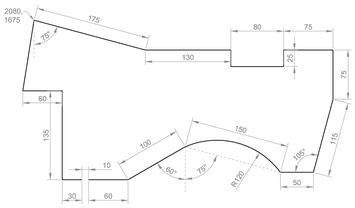
#> input picture sample/input.png, 355 x 208 px, shrunk from 750 x 440 before the run
$ python process_sample.py
#> lines starting #> are read from the running program, lines starting #| are printed output that depends on the picture; after the words box and inside, x2 and y2 are one past the last pixel; in counts of white or black regions, pixels touching at a corner belong together
"""
Sample Processing Script for AutoArchitect AI
==============================================
Processes the sample input.png and generates:
- floorplan.jpg (2D floor plan image)
- floor_plan.dxf (CAD file for AutoCAD/etc)

Run: python process_sample.py
"""

import os
import sys
import json
import math
import cv2
import numpy as np

# Add parent directory to path for imports
sys.path.insert(0, os.path.join(os.path.dirname(__file__), '..', 'backend'))

SAMPLE_DIR = os.path.dirname(os.path.abspath(__file__))
INPUT_IMAGE = os.path.join(SAMPLE_DIR, "input.png")


def process_image(file_path: str) -> dict:
    """
    Process image to extract plot boundary using OpenCV.
    """
    print(f"[1/5] Processing input image: {file_path}")

    img = cv2.imread(file_path)
    if img is None:
        print("    Warning: Could not read image, using default boundary")
        return create_default_boundary()

    original_height, original_width = img.shape[:2]
    print(f"    Image size: {original_width}x{original_height}")

    # Convert to grayscale
    gray = cv2.cvtColor(img, cv2.COLOR_BGR2GRAY)

    # Apply Gaussian blur
    blurred = cv2.GaussianBlur(gray, (5, 5), 0)

    # Adaptive thresholding
    thresh = cv2.adaptiveThreshold(
        blurred, 255, cv2.ADAPTIVE_THRESH_GAUSSIAN_C,
        cv2.THRESH_BINARY_INV, 11, 2
    )

    # Morphological operations
    kernel = np.ones((3, 3), np.uint8)
    thresh = cv2.morphologyEx(thresh, cv2.MORPH_CLOSE, kernel, iterations=2)
    thresh = cv2.morphologyEx(thresh, cv2.MORPH_OPEN, kernel, iterations=1)

    # Canny edge detection
    edges = cv2.Canny(blurred, 50, 150)

    # Combine
    combined = cv2.bitwise_or(thresh, edges)
    combined = cv2.dilate(combined, kernel, iterations=2)

    # Find contours
    contours, _ = cv2.findContours(combined, cv2.RETR_EXTERNAL, cv2.CHAIN_APPROX_SIMPLE)

    if not contours:
        print("    Warning: No contours found, using default boundary")
        return create_default_boundary()

    # Largest contour
    main_contour = max(contours, key=cv2.contourArea)

    # Simplify
    epsilon = 0.01 * cv2.arcLength(main_contour, True)
    approx = cv2.approxPolyDP(main_contour, epsilon, True)

    points = [(int(p[0][0]), int(p[0][1])) for p in approx]

    if len(points) < 3:
        print("    Warning: Too few points, using default boundary")
        return create_default_boundary()

    print(f"    Detected {len(points)} vertices")

    # Calculate area
    area_pixels = cv2.contourArea(approx)

    # Scale to ~150 sqm
    target_area_sqm = 150
    scale = math.sqrt(target_area_sqm / area_pixels) if area_pixels > 0 else 0.01

    # Normalize and scale points
    min_x = min(p[0] for p in points)
    min_y = min(p[1] for p in points)

    scaled_points = []
    for px, py in points:
        x = (px - min_x) * scale
        y = (py - min_y) * scale
        scaled_points.append((round(x, 2), round(y, 2)))

    # Calculate dimensions
    max_x = max(p[0] for p in scaled_points)
    max_y = max(p[1] for p in scaled_points)

    # Calculate area using shoelace formula
    n = len(scaled_points)
    area = 0
    for i in range(n):
        j = (i + 1) % n
        area += scaled_points[i][0] * scaled_points[j][1]
        area -= scaled_points[j][0] * scaled_points[i][1]
    area = abs(area) / 2

    boundary_data = {
        "points": scaled_points,
        "area_sqm": round(area, 1),
        "dimensions": [round(max_x, 1), round(max_y, 1)],
    }

    print(f"    Area: {boundary_data['area_sqm']} sqm")
    print(f"    Dimensions: {boundary_data['dimensions'][0]}m x {boundary_data['dimensions'][1]}m")

    return boundary_data


# [7 lines left out: function create_default_boundary, not called in this run]


def point_in_polygon(x: float, y: float, polygon: list) -> bool:
    """Ray casting point-in-polygon test."""
    n = len(polygon)
    inside = False

    p1x, p1y = polygon[0]
    for i in range(1, n + 1):
        p2x, p2y = polygon[i % n]
        if y > min(p1y, p2y):
            if y <= max(p1y, p2y):
                if x <= max(p1x, p2x):
                    if p1y != p2y:
                        xinters = (y - p1y) * (p2x - p1x) / (p2y - p1y) + p1x
                    if p1x == p2x or x <= xinters:
                        inside = not inside
        p1x, p1y = p2x, p2y

    return inside


def find_max_rect_at_point(x: float, y: float, polygon: list,
                           max_w: float, max_h: float, step: float = 0.2):
    """Find maximum rectangle at point inside polygon."""
    if not point_in_polygon(x, y, polygon):
        return 0, 0

    best_w, best_h = 0, 0

    for w in [i * step for i in range(1, int(max_w / step) + 1)]:
        for h in [i * step for i in range(1, int(max_h / step) + 1)]:
            corners = [(x + w, y), (x + w, y + h), (x, y + h)]
            if all(point_in_polygon(cx, cy, polygon) for cx, cy in corners):
                if w * h > best_w * best_h:
                    best_w, best_h = w, h

    return best_w, best_h


def create_design(boundary: dict, requirements: dict) -> dict:
    """Create floor plan design from boundary."""
    print("\n[2/5] Generating floor plan design...")

    points = boundary.get("points", [(0, 0), (15, 0), (15, 10), (0, 10)])
    polygon = [(p[0], p[1]) for p in points]

    min_x = min(p[0] for p in polygon)
    min_y = min(p[1] for p in polygon)
    max_x = max(p[0] for p in polygon)
    max_y = max(p[1] for p in polygon)

    width = max_x - min_x
    height = max_y - min_y

    bedrooms = requirements.get("bedrooms", 3)
    bathrooms = requirements.get("bathrooms", 2)
    style = requirements.get("style", "modern")

    rooms = []
    occupied = []

    # Room specifications
    room_specs = [
        ("Living Room", "living", 20, width * 0.35, height * 0.4),
        ("Kitchen", "kitchen", 10, width * 0.25, height * 0.3),
        ("Dining", "dining", 12, width * 0.2, height * 0.25),
        ("Master\nBedroom", "bedroom", 15, width * 0.25, height * 0.35),
    ]

    for i in range(1, bedrooms):
        room_specs.append((f"Bedroom {i+1}", "bedroom", 10, width * 0.2, height * 0.25))

    for i in range(bathrooms):
        name = "Master\nBath" if i == 0 else f"Bath {i+1}"
        room_specs.append((name, "bathroom", 4, width * 0.12, height * 0.15))

    # Grid scan for placement
    grid_step = 0.5
    placement_points = []

    for gx in range(int((max_x - min_x) / grid_step)):
        for gy in range(int((max_y - min_y) / grid_step)):
            px = min_x + gx * grid_step + grid_step
            py = min_y + gy * grid_step + grid_step
            if point_in_polygon(px, py, polygon):
                placement_points.append((px, py))

    cx, cy = (min_x + max_x) / 2, (min_y + max_y) / 2
    placement_points.sort(key=lambda p: (p[0] - cx)**2 + (p[1] - cy)**2)

    # Place rooms
    for name, room_type, min_area, pref_w, pref_h in room_specs:
        placed = False

        for px, py in placement_points:
            if placed:
                break

            overlaps = False
            for ox, oy, ow, oh in occupied:
                if not (px + pref_w < ox or px > ox + ow or py + pref_h < oy or py > oy + oh):
                    overlaps = True
                    break

            if overlaps:
                continue

            rw, rh = find_max_rect_at_point(px, py, polygon, pref_w * 1.5, pref_h * 1.5)

            if rw * rh < min_area:
                continue

            final_w = min(pref_w, rw * 0.95)
            final_h = min(pref_h, rh * 0.95)

            if final_w * final_h >= min_area * 0.7:
                room = {
                    "name": name,
                    "type": room_type,
                    "x": round(px, 2),
                    "y": round(py, 2),
                    "width": round(final_w, 2),
                    "height": round(final_h, 2),
                    "furniture": []
                }
                rooms.append(room)
                occupied.append((px, py, final_w, final_h))
                placed = True
                print(f"    Placed: {name.replace(chr(10), ' ')} ({final_w:.1f}m x {final_h:.1f}m)")

        if not placed:
            print(f"    Warning: Could not place {name.replace(chr(10), ' ')}")

    design = {
        "boundary": points,
        "rooms": rooms,
        "total_area": boundary.get("area_sqm", 150),
        "style": style,
        "dimensions": [width, height]
    }

    print(f"    Total rooms placed: {len(rooms)}")

    return design


def render_floorplan_jpg(design: dict, output_path: str):
    """Render floor plan to JPG image."""
    print(f"\n[3/5] Rendering floor plan to JPG...")

    import matplotlib
    matplotlib.use('Agg')
    import matplotlib.pyplot as plt
    import matplotlib.patches as patches
    from matplotlib.patches import Polygon, Rectangle, Circle, Ellipse, Arc

    fig, ax = plt.subplots(1, 1, figsize=(14, 10), facecolor='white', dpi=150)
    ax.set_facecolor('white')

    boundary = design.get("boundary", [])
    rooms = design.get("rooms", [])

    min_x = min(p[0] for p in boundary)
    min_y = min(p[1] for p in boundary)
    max_x = max(p[0] for p in boundary)
    max_y = max(p[1] for p in boundary)

    # Fill boundary
    poly = Polygon(boundary, closed=True,
                   facecolor='#FAFAFA', edgecolor='black', linewidth=5, zorder=1)
    ax.add_patch(poly)

    # Room colors
    room_colors = {
        "bedroom": "#FFFFFF",
        "bathroom": "#E8F4F8",
        "living": "#FFFFFF",
        "dining": "#FFFAF0",
        "kitchen": "#FFF8F0",
    }

    for room in rooms:
        x, y = room["x"], room["y"]
        w, h = room["width"], room["height"]
        rtype = room.get("type", "room")
        name = room.get("name", "")

        # Room rectangle
        rect = Rectangle((x, y), w, h, linewidth=2,
                         edgecolor='black', facecolor=room_colors.get(rtype, "#FFFFFF"),
                         zorder=5)
        ax.add_patch(rect)

        # Door arc
        door_x = x + w * 0.35
        door_y = y
        door_width = min(0.9, w * 0.2)
        ax.add_patch(Rectangle((door_x, door_y - 0.02), door_width, 0.04,
                               fc='white', ec='white', lw=0, zorder=12))
        arc = Arc((door_x, door_y), door_width * 1.5, door_width * 1.5,
                  angle=0, theta1=0, theta2=90, lw=0.5, ec='#666', zorder=10)
        ax.add_patch(arc)
        ax.plot([door_x, door_x + door_width * 0.75], [door_y, door_y + door_width * 0.45],
                color='#666', lw=0.5, zorder=10)

        # Room label
        for i, line in enumerate(name.split('\n')):
            offset = (len(name.split('\n')) - 1) / 2 - i
            ax.text(x + w/2, y + h/2 + offset * h * 0.1, line.upper(),
                    ha='center', va='center', fontsize=8, fontweight='bold',
                    color='#333', zorder=15)

    # Boundary on top
    bx = [p[0] for p in boundary] + [boundary[0][0]]
    by = [p[1] for p in boundary] + [boundary[0][1]]
    ax.plot(bx, by, color='black', linewidth=5, solid_capstyle='round', zorder=20)

    # Dimensions
    dims = design.get("dimensions", [max_x - min_x, max_y - min_y])
    ax.annotate('', xy=(max_x, min_y - 1.5), xytext=(min_x, min_y - 1.5),
                arrowprops=dict(arrowstyle='<->', color='#555', lw=1))
    ax.text((min_x + max_x)/2, min_y - 2.2, f'{dims[0]:.1f}m', ha='center', fontsize=9, color='#555')

    ax.annotate('', xy=(max_x + 1.5, max_y), xytext=(max_x + 1.5, min_y),
                arrowprops=dict(arrowstyle='<->', color='#555', lw=1))
    ax.text(max_x + 2.2, (min_y + max_y)/2, f'{dims[1]:.1f}m', ha='left', va='center',
            fontsize=9, color='#555', rotation=90)

    # Limits
    padding = 3
    ax.set_xlim(min_x - padding, max_x + padding)
    ax.set_ylim(min_y - padding, max_y + padding)
    ax.set_aspect('equal')
    ax.axis('off')

    # Title
    fig.text(0.5, 0.02, f'{design.get("style", "Modern").title()} Style | Total Area: {design.get("total_area", 0):.0f} sqm',
             ha='center', fontsize=11, color='#555')

    # North arrow
    ax.annotate('', xy=(0.93, 0.95), xycoords='axes fraction',
                xytext=(0.93, 0.88), textcoords='axes fraction',
                arrowprops=dict(arrowstyle='->', color='black', lw=2))
    ax.text(0.93, 0.85, 'N', transform=ax.transAxes, ha='center', fontsize=12, fontweight='bold')

    plt.tight_layout()
    plt.savefig(output_path, dpi=150, bbox_inches='tight', facecolor='white',
                pad_inches=0.2, format='jpeg')
    plt.close()

    print(f"    Saved: {output_path}")


def generate_dxf(design: dict, output_path: str):
    """Generate DXF CAD file from design."""
    print(f"\n[4/5] Generating DXF CAD file...")

    import ezdxf
    from ezdxf import units

    # Create DXF document
    doc = ezdxf.new('R2013')
    doc.header['$INSUNITS'] = units.M
    doc.header['$MEASUREMENT'] = 1

    # Layers
    layers = {
        "A-WALL": {"color": 7},
        "A-DOOR": {"color": 4},
        "A-GLAZ": {"color": 5},
        "A-DIM": {"color": 3},
        "A-ANNO": {"color": 2},
        "A-FURN": {"color": 6},
        "A-BOUNDARY": {"color": 1},
    }

    for layer_name, config in layers.items():
        doc.layers.add(layer_name, color=config["color"])

    msp = doc.modelspace()

    boundary = design.get("boundary", [])
    rooms = design.get("rooms", [])

    # Draw boundary
    if boundary:
        points = [(p[0], p[1]) for p in boundary]
        msp.add_lwpolyline(points, dxfattribs={'layer': 'A-BOUNDARY', 'closed': True})

    # Draw rooms
    for room in rooms:
        x = room.get('x', 0)
        y = room.get('y', 0)
        w = room.get('width', 3)
        h = room.get('height', 3)
        name = room.get('name', 'Room')
        area = w * h

        # Room walls
        room_points = [(x, y), (x + w, y), (x + w, y + h), (x, y + h)]
        msp.add_lwpolyline(room_points, dxfattribs={'layer': 'A-WALL', 'closed': True})

        # Room label
        center_x = x + w / 2
        center_y = y + h / 2
        label_text = name.replace('\n', ' ') + f"\\P{area:.1f} sqm"
        msp.add_mtext(
            label_text,
            dxfattribs={
                'layer': 'A-ANNO',
                'insert': (center_x, center_y),
                'char_height': 0.2,
                'attachment_point': 5
            }
        )

        # Door
        door_x = x + w * 0.35
        door_y = y
        door_width = min(0.9, w * 0.2)
        msp.add_line((door_x, door_y), (door_x + door_width, door_y),
                     dxfattribs={'layer': 'A-DOOR'})
        msp.add_arc(
            center=(door_x, door_y),
            radius=door_width,
            start_angle=0,
            end_angle=90,
            dxfattribs={'layer': 'A-DOOR'}
        )

    # Dimensions
    if boundary:
        xs = [p[0] for p in boundary]
        ys = [p[1] for p in boundary]
        min_x, max_x = min(xs), max(xs)
        min_y, max_y = min(ys), max(ys)

        msp.add_linear_dim(
            base=(min_x, min_y - 1),
            p1=(min_x, min_y),
            p2=(max_x, min_y),
            override={'layer': 'A-DIM'}
        )

        msp.add_linear_dim(
            base=(max_x + 1, min_y),
            p1=(max_x, min_y),
            p2=(max_x, max_y),
            angle=90,
            override={'layer': 'A-DIM'}
        )

    # Title block
    total_area = design.get('total_area', 0)
    style = design.get('style', 'Modern')
    title_text = f"AutoArchitect AI - Floor Plan\\PArea: {total_area:.1f} sqm\\PStyle: {style}"

    if boundary:
        title_x = max(xs) + 2
        title_y = min(ys) - 3
    else:
        title_x = 15
        title_y = -3

    msp.add_mtext(
        title_text,
        dxfattribs={
            'layer': 'A-ANNO',
            'insert': (title_x, title_y),
            'char_height': 0.15
        }
    )

    doc.saveas(output_path)
    print(f"    Saved: {output_path}")


def main():
    """Main processing function."""
    print("=" * 60)
    print("AutoArchitect AI - Sample Processing")
    print("=" * 60)

    # Check input file
    if not os.path.exists(INPUT_IMAGE):
        print(f"\nError: Input file not found: {INPUT_IMAGE}")
        print("Please ensure input.png exists in the sample folder.")
        return

    # Process input image
    boundary = process_image(INPUT_IMAGE)
#> in process_image, img is the input picture: shape (208, 355, 3); min 51, max 255, mean 250.2
#|     Image size: 355x208
#> in process_image, `blurred = cv2.GaussianBlur(gray, (5, 5), 0)`:
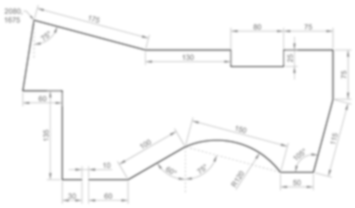
#> blurred: shape (208, 355); min 167, max 255, mean 250.2
#> in process_image, `thresh = cv2.adaptiveThreshold( blurred, 255, cv2.ADAPTIVE_THRESH_GAUS..`:
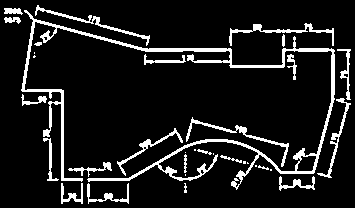
#> thresh: shape (208, 355); 10.5% white; 34 white regions (10 under 20 px), largest, box (x1, y1, x2, y2) and area: (21, 10, 335, 190) 3953, (186, 117, 289, 167) 436, (229, 23, 334, 46) 416
#> in process_image, `thresh = cv2.morphologyEx(thresh, cv2.MORPH_CLOSE, kernel, iterations=2)`: thresh: shape (208, 355); 12.6% white; 1 white region, box (x1, y1, x2, y2) and area: (4, 5, 351, 204) 9274
#> in process_image, `thresh = cv2.morphologyEx(thresh, cv2.MORPH_OPEN, kernel, iterations=1)`:
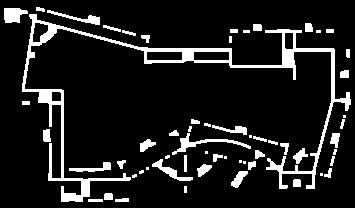
#> thresh: shape (208, 355); 11.4% white; 59 white regions (14 under 20 px), largest, box (x1, y1, x2, y2) and area: (22, 14, 351, 202) 4752, (172, 133, 251, 155) 357, (4, 8, 28, 23) 266
#> in process_image, `edges = cv2.Canny(blurred, 50, 150)`:
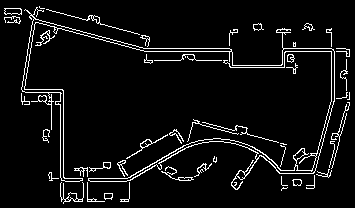
#> edges: shape (208, 355); 6% white in thin lines or dots
#> in process_image, `combined = cv2.bitwise_or(thresh, edges)`:
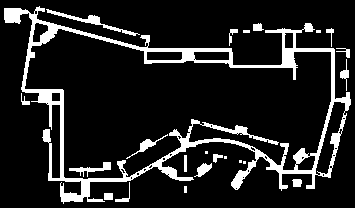
#> combined: shape (208, 355); 13.1% white; 23 white regions (5 under 20 px), largest, box (x1, y1, x2, y2) and area: (4, 6, 351, 204) 8033, (46, 9, 140, 36) 364, (69, 162, 111, 177) 202
#> in process_image, `combined = cv2.dilate(combined, kernel, iterations=2)`:
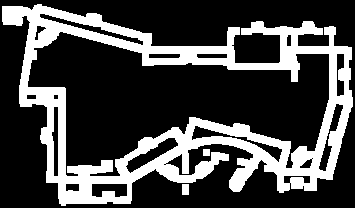
#> combined: shape (208, 355); 27.7% white; 3 white regions
#> in process_image, `contours, _ = cv2.findContours(combined, cv2.RETR_EXTERNAL, cv2.CHAIN_..`: contours = 3 contours; box (x1, y1, x2, y2) and area: (2, 4, 353, 206) 45883, (182, 184, 189, 195) 60, (203, 149, 210, 156) 36
#> in process_image, `main_contour = max(contours, key=cv2.contourArea)`: main_contour = contour of 529 points, box (x1, y1, x2, y2) (2, 4, 353, 206), area 45883
#> in process_image, `epsilon = 0.01 * cv2.arcLength(main_contour, True)`: epsilon = 18.8
#> in process_image, `approx = cv2.approxPolyDP(main_contour, epsilon, True)`: approx = contour of 24 points, box (x1, y1, x2, y2) (2, 6, 336, 206), area 43358
#> in process_image, `points = [(int(p[0][0]), int(p[0][1])) for p in approx]`: points = [(2, 6), (30, 22), (19, 103), (47, 107), (61, 205), (130, 203), (155, 168), (195, 181), (228, 154), (165, 163), (211, 143), (253, 154), (233, 191), (261, 159), (279, 192), (332, 179), (335, 27), (298, 46), (322, 28), (251, 22), (280, 61), (235, 63), (239, 27), (151, 46)]
#|     Detected 24 vertices
#> in process_image, `area_pixels = cv2.contourArea(approx)`: area_pixels = 43358.5
#> in process_image, `scale = math.sqrt(target_area_sqm / area_pixels) if area_pixels > 0 el..`: scale = 0.0588
#> in process_image, `min_x = min(p[0] for p in points)`: min_x = 2
#> in process_image, `min_y = min(p[1] for p in points)`: min_y = 6
#> the loop in process_image, `for px, py in points:` made 24 passes
#> (px, py, x, y) on passes 1 to 12: (2, 6, 0, 0), (30, 22, 1.65, 0.941), (19, 103, 1, 5.71), (47, 107, 2.65, 5.94), (61, 205, 3.47, 11.7), (130, 203, 7.53, 11.59), (155, 168, 9, 9.53), (195, 181, 11.35, 10.29), (228, 154, 13.29, 8.71), (165, 163, 9.59, 9.23), (211, 143, 12.29, 8.06), (253, 154, 14.76, 8.71)
#> after the loop in process_image, `for px, py in points:`: scaled_points = 24 items, first 6: (0, 0), (1.65, 0.94), (1, 5.71), (2.65, 5.94), (3.47, 11.7), (7.53, 11.59)
#> in process_image, `max_x = max(p[0] for p in scaled_points)`: max_x = 19.59
#> in process_image, `max_y = max(p[1] for p in scaled_points)`: max_y = 11.7
#> in process_image, `n = len(scaled_points)`: n = 24
#> the loop in process_image, `for i in range(n):` made 24 passes
#> (j, area) on passes 3, 5, 6, 7, 8, 9, 10, 11, 12, 13, 14, 15: (3, -0.71), (5, -38.2), (6, -70.75), (7, -86.31), (8, -124.2), (9, -85.06), (10, -121.2), (11, -133.1), (12, -90.9), (13, -134.3), (14, -114.3), (15, -160.8)
#> after the loop in process_image, `for i in range(n):`: area = -300
#> in process_image, `area = abs(area) / 2`: area = 150
#|     Area: 150.0 sqm
#|     Dimensions: 19.6m x 11.7m
#> boundary = 3 items

    # Save boundary data
    boundary_path = os.path.join(SAMPLE_DIR, "boundary.json")
    with open(boundary_path, 'w') as f:
        json.dump(boundary, f, indent=2)
    print(f"\n    Saved: {boundary_path}")

    # Generate design
    requirements = {
        "bedrooms": 3,
        "bathrooms": 2,
        "style": "modern"
    }
    design = create_design(boundary, requirements)
#> in create_design, `points = boundary.get("points", [(0, 0), (15, 0), (15, 10), (0, 10)])`: points has the same summary as scaled_points in process_image
#> in create_design, `polygon = [(p[0], p[1]) for p in points]`: polygon has the same summary as scaled_points in process_image
#> in create_design, `min_x = min(p[0] for p in polygon)`: min_x = 0
#> in create_design, `max_x = max(p[0] for p in polygon)`: max_x = 19.59
#> in create_design, `max_y = max(p[1] for p in polygon)`: max_y = 11.7
#> in create_design, `width = max_x - min_x`: width = 19.59
#> in create_design, `height = max_y - min_y`: height = 11.7
#> after the loop in create_design, `for i in range(1, bedrooms):`: room_specs = 6 items
#> after the loop in create_design, `for i in range(bathrooms):`: room_specs = 8 items
#> the loop in create_design, `for name, room_type, min_area, pref_w, pref_h in room_specs:` made 8 passes
#> (name, room_type, min_area, pref_w, pref_h) on pass 1: ('Living Room', 'living', 20, 6.86, 4.68)
#|     Placed: Living Room (6.9m x 3.6m)
#|     Placed: Kitchen (4.9m x 3.5m)
#|     Placed: Dining (3.9m x 2.9m)
#|     Placed: Master Bedroom (3.6m x 4.1m)
#|     Placed: Bedroom 2 (3.9m x 2.9m)
#|     Placed: Bedroom 3 (3.9m x 2.7m)
#|     Placed: Master Bath (2.1m x 1.8m)
#|     Placed: Bath 2 (2.4m x 1.8m)
#|     Total rooms placed: 8

    # Save design data
    design_path = os.path.join(SAMPLE_DIR, "design.json")
    with open(design_path, 'w') as f:
        json.dump(design, f, indent=2)
    print(f"    Saved: {design_path}")

    # Render JPG output
    jpg_output = os.path.join(SAMPLE_DIR, "output.jpg")
    render_floorplan_jpg(design, jpg_output)
#> the loop in render_floorplan_jpg, `for room in rooms:` made 8 passes
#> in render_floorplan_jpg, `plt.savefig(output_path, dpi=150, bbox_inches='tight', facecolor='whit..`:
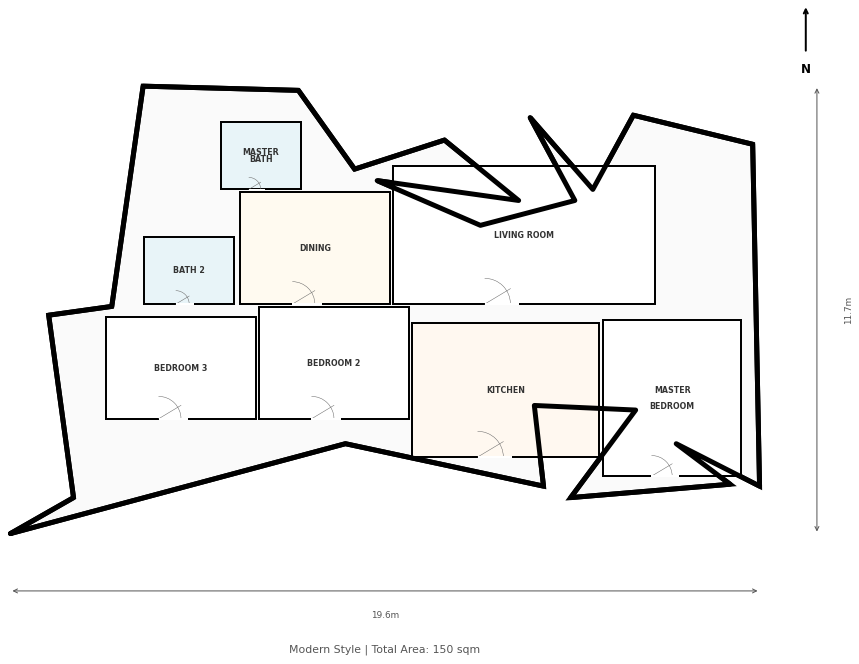
#> figure drawn by matplotlib, 1 panel

    # Generate DXF output
    dxf_output = os.path.join(SAMPLE_DIR, "floor_plan.dxf")
    generate_dxf(design, dxf_output)
#> the loop in generate_dxf, `for room in rooms:` made 8 passes

    # Summary
    print("\n[5/5] Processing complete!")
    print("=" * 60)
    print("Generated files:")
    print(f"  - {os.path.basename(jpg_output)} (2D floor plan image)")
    print(f"  - {os.path.basename(dxf_output)} (CAD file for AutoCAD)")
    print(f"  - boundary.json (extracted boundary data)")
    print(f"  - design.json (floor plan design data)")
    print("=" * 60)


if __name__ == "__main__":
    main()
